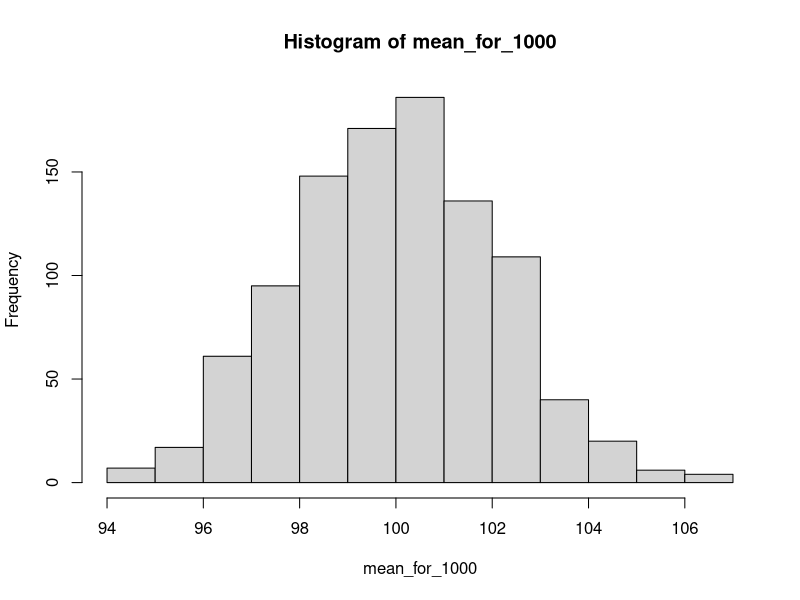
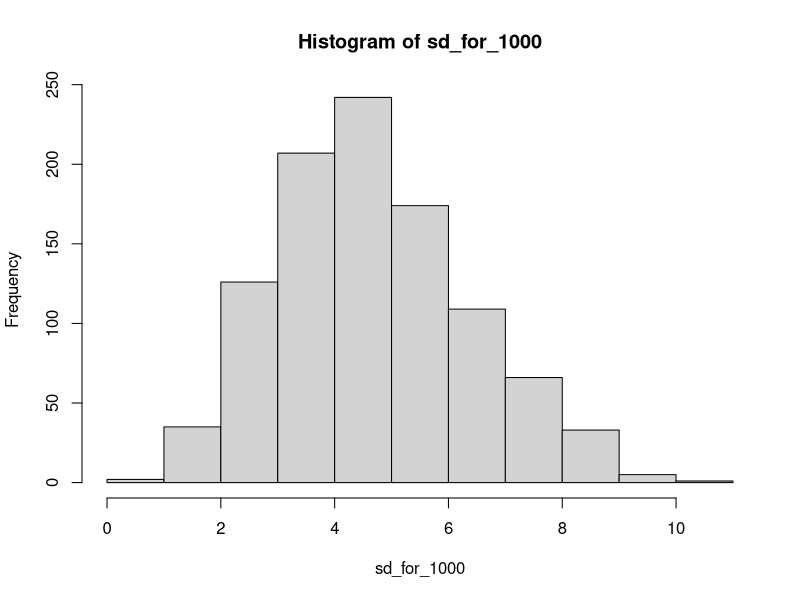

Generate these figures, in order, with R:
# task1
population <- rnorm(1e6,100,5)
popmean <- round(mean(population),1)
# 随机抽5个
sample_5 <- sample(population, 5)
sample_5_mean <- round(mean(sample_5), 1)
sample_5_sd <- round(sd(sample_5), 1)
# 抽取1000个大小为5的样本并绘制mean, sd变化
mean_for_1000 <- c()
sd_for_1000 <- c()
for (i in 1: 1000){
  sample_5 <- sample(population, 5)
  mean_for_1000 <- c(mean_for_1000, round(mean(sample_5), 1))
  sd_for_1000 <- c(sd_for_1000, round(sd(sample_5), 1))
}
hist(mean_for_1000)
hist(sd_for_1000)
# 样本变大 -> 正态分布

# task 2
# 样本偏差: 早餐健康评判标准, 其他因素影响

# 保存
save.image(file = "week4_practice.RData")
